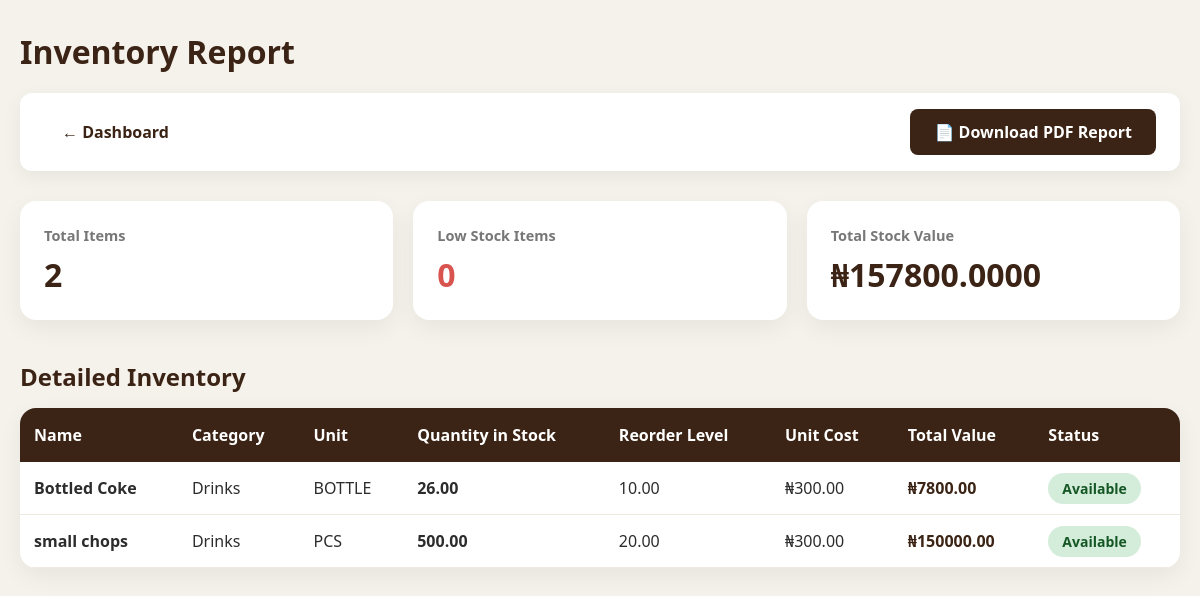
/inventory/report/ (signed in), run on the app's committed database.
### inventory/models.py (models this page shows, shortened)
class InventoryItem(models.Model):
    UNIT_CHOICES = [
        ('PCS', 'Pieces'),
        ('KG', 'Kilogram'),
        ('LITRE', 'Litre'),
        ('PACK', 'Pack'),
        ('BOTTLE', 'Bottle'),
        ('BAG', 'Bag'),
        ('CARTON', 'Carton'),
        ('OTHER', 'Other'),
    ]
    name = models.CharField(max_length=150)
    category = models.ForeignKey(InventoryCategory, on_delete=models.SET_NULL, null=True)
    unit = models.CharField(max_length=20, choices=UNIT_CHOICES)
    quantity_in_stock = models.DecimalField(max_digits=12, decimal_places=2, default=0)
    reorder_level = models.DecimalField(max_digits=12, decimal_places=2, default=0)
    unit_cost = models.DecimalField(max_digits=12, decimal_places=2, default=0)
    supplier = models.ForeignKey(Supplier, on_delete=models.SET_NULL, null=True, blank=True)
    description = models.TextField(blank=True)
    created_at = models.DateTimeField(auto_now_add=True)
    def is_low_stock(self):
        return self.quantity_in_stock <= self.reorder_level
    @property
    def total_value(self):
        return self.quantity_in_stock * self.unit_cost

class InventoryCategory(models.Model):
    name = models.CharField(max_length=100, unique=True)
    description = models.TextField(blank=True)
    def __str__(self):
        return self.name

### inventory/views.py (the view)
# urls.py: path('report/', views.inventory_report, name='inventory_report'),
@login_required
def inventory_report(request):
    items = InventoryItem.objects.select_related('category', 'supplier').order_by('name')
    total_items = items.count()
    low_stock_items = items.filter(quantity_in_stock__lte=models.F('reorder_level')).count()
    total_stock_value = 0
    for item in items:
        total_stock_value += item.quantity_in_stock * item.unit_cost
    return render(request, 'inventory/inventory_report.html', {
        'items': items,
        'total_items': total_items,
        'low_stock_items': low_stock_items,
        'total_stock_value': total_stock_value,
    })

### templates/inventory/inventory_report.html (shortened to what this page needs)
<!DOCTYPE html>
<html lang="en">
<head>
</head>
<body>
    <div class="container">
        <h1>Inventory Report</h1>
        <div class="top-nav">
            <div class="nav-links">
                <a href="{% url 'inventory:dashboard' %}">← Dashboard</a>
            </div>
            <a href="{% url 'inventory:download_inventory_report_pdf' %}" class="btn-pdf">
                📄 Download PDF Report
            </a>
        </div>
        <div class="stats">
            <div class="stat-card">
                <h3>Total Items</h3>
                <h2>{{ total_items }}</h2>
            </div>
            <div class="stat-card">
                <h3>Low Stock Items</h3>
                <h2 style="color: #d9534f;">{{ low_stock_items }}</h2>
            </div>
            <div class="stat-card">
                <h3>Total Stock Value</h3>
                <h2>₦{{ total_stock_value }}</h2>
            </div>
        </div>
        <h2 style="color: #3b2415; margin-bottom: 15px;">Detailed Inventory</h2>
        <div class="table-container">
            <table>
                <thead>
                    <tr>
                        <th>Name</th>
                        <th>Category</th>
                        <th>Unit</th>
                        <th>Quantity in Stock</th>
                        <th>Reorder Level</th>
                        <th>Unit Cost</th>
                        <th>Total Value</th>
                        <th>Status</th>
                    </tr>
                </thead>
                <tbody>
                    {% for item in items %}
                    <tr>
                        <td><strong>{{ item.name }}</strong></td>
                        <td>{{ item.category }}</td>
                        <td>{{ item.unit }}</td>
                        <td><strong>{{ item.quantity_in_stock }}</strong></td>
                        <td>{{ item.reorder_level }}</td>
                        <td>₦{{ item.unit_cost }}</td>
                        <td class="amount">₦{{ item.total_value|floatformat:2 }}</td>
                        <td>
                            {% if item.is_low_stock %}
                                <span class="status low-stock">Low Stock</span>
                            {% else %}
                                <span class="status available">Available</span>
                            {% endif %}
                        </td>
                    </tr>
                    {% empty %}
                    <tr>
                        <td colspan="8" style="text-align:center; padding:50px; color:#777;">
                            No inventory items found.
                        </td>
                    </tr>
                    {% endfor %}
                </tbody>
            </table>
        </div>
    </div>
</body>
</html>

### templates/inventory/inventory_report.html (style rules this page uses)
* { margin: 0; padding: 0; box-sizing: border-box; }
body { font-family: "Segoe UI", Arial, sans-serif; background: #f5f1eb; color: #2c2c2c; padding: 30px 20px; min-height: 100vh; }
.container { max-width: 1350px; margin: 0 auto; }
h1 { color: #3b2415; font-size: 32px; margin-bottom: 20px; }
.top-nav { background: white; padding: 16px 24px; border-radius: 12px; box-shadow: 0 6px 20px rgba(0,0,0,0.06); margin-bottom: 30px; display: flex; justify-content: space-between; align-items: center; flex-wrap: wrap; gap: 15px; }
.nav-links a { color: #3b2415; text-decoration: none; font-weight: 600; padding: 10px 18px; border-radius: 8px; transition: all 0.3s ease; }
.btn-pdf { background: #3b2415; color: white; padding: 12px 24px; border-radius: 8px; text-decoration: none; font-weight: 600; display: inline-flex; align-items: center; gap: 8px; }
.stats { display: grid; grid-template-columns: repeat(auto-fit, minmax(260px, 1fr)); gap: 20px; margin-bottom: 40px; }
.stat-card { background: white; padding: 24px; border-radius: 16px; box-shadow: 0 8px 25px rgba(0,0,0,0.06); }
.stat-card h3 { color: #777; font-size: 14.5px; margin-bottom: 8px; }
.stat-card h2 { color: #3b2415; font-size: 32px; font-weight: 700; }
.table-container { background: white; border-radius: 16px; box-shadow: 0 8px 25px rgba(0,0,0,0.06); overflow: hidden; }
table { width: 100%; border-collapse: collapse; }
th { background: #3b2415; color: white; padding: 16px 14px; text-align: left; font-weight: 600; }
td { padding: 15px 14px; border-bottom: 1px solid #f0e9df; }
.status { padding: 6px 14px; border-radius: 30px; font-size: 14px; font-weight: 600; }
.available { background: #d4edda; color: #155724; }
.amount { font-weight: 600; color: #3b2415; }

### data on the page
InventoryItem: name "Bottled Coke", category "Drinks", unit "BOTTLE", quantity_in_stock "26.00", reorder_level "10.00", unit_cost "300.00", total_value "7800.00", shows "Available"
InventoryItem: name "small chops", category "Drinks", unit "PCS", quantity_in_stock "500.00", reorder_level "20.00", unit_cost "300.00", total_value "150000.00", shows "Available"

### other printed values
{{ total_items }} "2"
{{ low_stock_items }} "0"
{{ total_stock_value }} "157800.0000"
